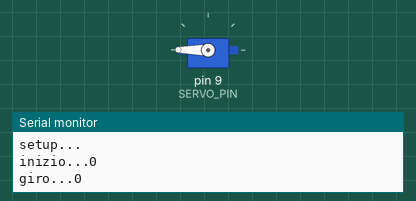
Simulated run of this sketch. Board: Arduino Uno, built with avr-gcc and run on an emulated ATmega328P. Shown: servo, the last lines printed to the serial monitor.

Above: at 0.05 s.
At 12.0 s:
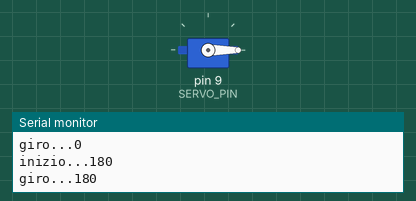
Timing chart, 0 to 15.6 s (numbered marks = the images above):
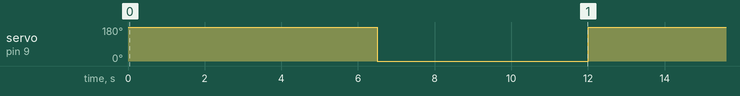

Measured:
- by itself, servo on pin 9 (SERVO_PIN): alternates 180° for 6.5 s and 0° for 5.5 s

The sketch:

ServoMotore.ino
```cpp
#include <Servo.h>

// ===== SERVO =====
#define SERVO_PIN 9
Servo servoKit;
int posServo=0;

void setup() {
  Serial.begin(9600);
  Serial.println("setup...");
// Setup Servo
  servoKit.attach(SERVO_PIN);
  servoKit.write(0); // Posizione iniziale

}

void loop() {
  // Movimento servo per rilascio
    Serial.print("inizio...");
    Serial.println(posServo);
    giro();
  //  servoKit.write(180);  // Apre meccanismo
  //  delay(1500);
  //  servoKit.write(0);   // Chiude meccanismo
  //  delay(500);

    delay(5000);
}

void giro() {
  Serial.print("giro...");
  Serial.println(posServo);
  if (posServo == 0) {
    servoKit.write(180);  // Apre meccanismo
    delay(1500);
    posServo=180;
  } else
  {
    servoKit.write(0);  // Apre meccanismo
    delay(500);
    posServo=0;
  }


}
```
